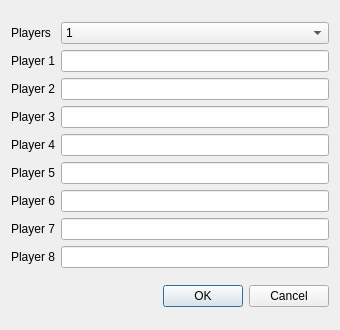
<?xml version="1.0" encoding="UTF-8"?>
<ui version="4.0">
 <class>DgPlayerProperties</class>
 <widget class="QDialog" name="DgPlayerProperties">
  <property name="geometry">
   <rect>
    <x>0</x>
    <y>0</y>
    <width>340</width>
    <height>330</height>
   </rect>
  </property>
  <property name="windowTitle">
   <string>Player Properties</string>
  </property>
  <layout class="QVBoxLayout" name="verticalLayout">
   <item>
    <layout class="QGridLayout" name="gridLayout">
     <item row="2" column="0">
      <widget class="QLabel" name="label_3">
       <property name="text">
        <string>Player 2</string>
       </property>
      </widget>
     </item>
     <item row="1" column="0">
      <widget class="QLabel" name="label_2">
       <property name="text">
        <string>Player 1</string>
       </property>
      </widget>
     </item>
     <item row="4" column="0">
      <widget class="QLabel" name="label_5">
       <property name="text">
        <string>Player 4</string>
       </property>
      </widget>
     </item>
     <item row="0" column="1">
      <widget class="QComboBox" name="comboBox">
       <item>
        <property name="text">
         <string>1</string>
        </property>
       </item>
       <item>
        <property name="text">
         <string>2</string>
        </property>
       </item>
       <item>
        <property name="text">
         <string>3</string>
        </property>
       </item>
       <item>
        <property name="text">
         <string>4</string>
        </property>
       </item>
       <item>
        <property name="text">
         <string>5</string>
        </property>
       </item>
       <item>
        <property name="text">
         <string>6</string>
        </property>
       </item>
       <item>
        <property name="text">
         <string>7</string>
        </property>
       </item>
       <item>
        <property name="text">
         <string>8</string>
        </property>
       </item>
      </widget>
     </item>
     <item row="1" column="1">
      <widget class="QLineEdit" name="lineEdit"/>
     </item>
     <item row="6" column="0">
      <widget class="QLabel" name="label_7">
       <property name="text">
        <string>Player 6</string>
       </property>
      </widget>
     </item>
     <item row="7" column="0">
      <widget class="QLabel" name="label_8">
       <property name="text">
        <string>Player 7</string>
       </property>
      </widget>
     </item>
     <item row="3" column="0">
      <widget class="QLabel" name="label_4">
       <property name="text">
        <string>Player 3</string>
       </property>
      </widget>
     </item>
     <item row="5" column="0">
      <widget class="QLabel" name="label_6">
       <property name="text">
        <string>Player 5</string>
       </property>
      </widget>
     </item>
     <item row="0" column="0">
      <widget class="QLabel" name="label">
       <property name="text">
        <string>Players</string>
       </property>
      </widget>
     </item>
     <item row="8" column="0">
      <widget class="QLabel" name="label_9">
       <property name="text">
        <string>Player 8</string>
       </property>
      </widget>
     </item>
     <item row="2" column="1">
      <widget class="QLineEdit" name="lineEdit_2"/>
     </item>
     <item row="3" column="1">
      <widget class="QLineEdit" name="lineEdit_3"/>
     </item>
     <item row="4" column="1">
      <widget class="QLineEdit" name="lineEdit_4"/>
     </item>
     <item row="5" column="1">
      <widget class="QLineEdit" name="lineEdit_5"/>
     </item>
     <item row="6" column="1">
      <widget class="QLineEdit" name="lineEdit_6"/>
     </item>
     <item row="7" column="1">
      <widget class="QLineEdit" name="lineEdit_7"/>
     </item>
     <item row="8" column="1">
      <widget class="QLineEdit" name="lineEdit_8"/>
     </item>
    </layout>
   </item>
   <item>
    <widget class="QDialogButtonBox" name="buttonBox">
     <property name="orientation">
      <enum>Qt::Horizontal</enum>
     </property>
     <property name="standardButtons">
      <set>QDialogButtonBox::Cancel|QDialogButtonBox::Ok</set>
     </property>
    </widget>
   </item>
  </layout>
 </widget>
 <resources/>
 <connections>
  <connection>
   <sender>buttonBox</sender>
   <signal>accepted()</signal>
   <receiver>DgPlayerProperties</receiver>
   <slot>accept()</slot>
   <hints>
    <hint type="sourcelabel">
     <x>248</x>
     <y>254</y>
    </hint>
    <hint type="destinationlabel">
     <x>157</x>
     <y>274</y>
    </hint>
   </hints>
  </connection>
  <connection>
   <sender>buttonBox</sender>
   <signal>rejected()</signal>
   <receiver>DgPlayerProperties</receiver>
   <slot>reject()</slot>
   <hints>
    <hint type="sourcelabel">
     <x>316</x>
     <y>260</y>
    </hint>
    <hint type="destinationlabel">
     <x>286</x>
     <y>274</y>
    </hint>
   </hints>
  </connection>
 </connections>
</ui>
